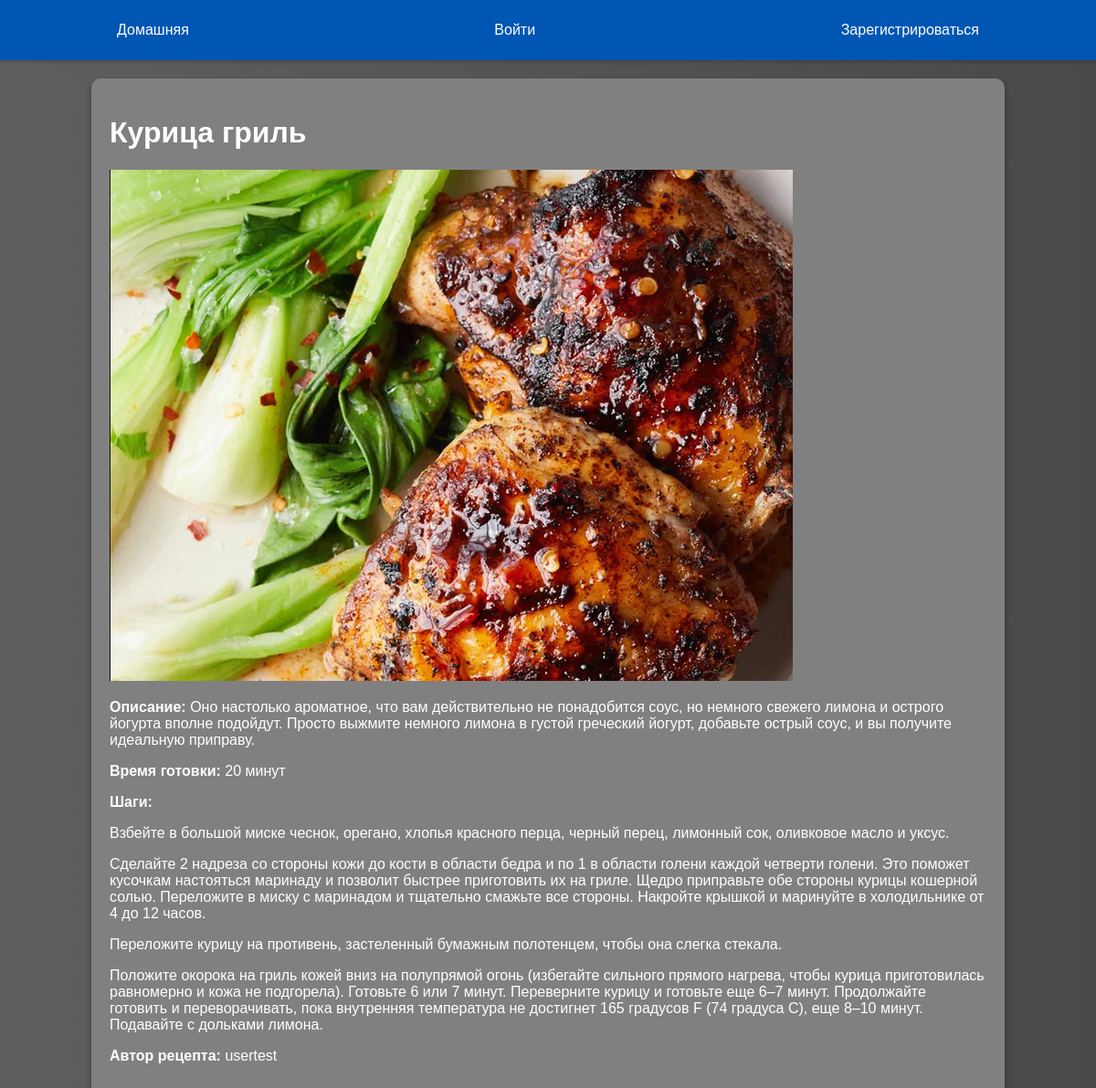
Page /recipe/3/ on the committed database.
### recipes/models.py (models this page shows, shortened)
class Recipe(models.Model):
    name = models.CharField(max_length=200)
    description = models.TextField()
    steps = models.TextField()
    preparation_time = models.PositiveIntegerField()
    image = models.ImageField(upload_to='recipes/')
    author = models.ForeignKey(User, on_delete=models.CASCADE)
    categories = models.ManyToManyField(Category, related_name='recipes')

### recipes/views.py (the view)
# urls.py: path('recipe/<int:pk>/', views.recipe_detail, name='recipe_detail'),
def recipe_detail(request, pk):
    recipe = get_object_or_404(Recipe, pk=pk)
    return render(request, 'recipe_detail.html', {'recipe': recipe})

### recipes/templates/recipe_detail.html
{% extends 'base.html' %}
{% block content %}
<div class="container">
    <div class="recipe-detail">
        <h1>{{ recipe.name }}</h1>
        {% if recipe.image %}
        <img src="{{ recipe.image.url }}" alt="{{ recipe.name }}">
        {% endif %}
        <p><strong>Описание:</strong> {{ recipe.description }}</p>
        <p><strong>Время готовки:</strong> {{ recipe.preparation_time }} минут</p>
        <p><strong>Шаги:</strong></p>
        <div>{{ recipe.steps|linebreaks }}</div>
        <p><strong>Автор рецепта:</strong> {{ recipe.author }}</p>
    </div>
</div>
{% endblock %}

### static/styles.css (style rules this page uses)
body { font-family: 'Arial', sans-serif; margin: 0; padding: 0; background-image: linear-gradient(to right, #5e5e5e, #494949); color: #ffffff; }
.container { width: 80%; margin: 0 auto; padding: 20px; background-color: #818080; border-radius: 10px; box-shadow: 0 4px 6px rgba(0, 0, 0, 0.4); margin-top: 20px; }

### rows in the picture
Recipe: name "Курица гриль", image (picture), description "Оно настолько ароматное, что вам действительно не понадобится соус, но немного свежего лимона и острого йогурта вполне подойдут. Просто выжмите немного лимона в густой греческий йогурт, добавьте острый соус, и вы получите идеальную приправу.", preparation_time "20", steps "Взбейте в большой миске чеснок, орегано, хлопья красного перца, черный перец, лимонный сок, оливковое масло и уксус. Сделайте 2 надреза со стороны кожи до кости в области бедра и по 1 в области голени каждой четверти голени. Это поможет кусочкам настояться маринаду и позволит быстрее приготовить их на гриле. Щедро приправьте обе стороны курицы кошерной солью. Переложите в миску с маринадом и тщательно смажьте все стороны. Накройте крышкой и маринуйте в холодильнике от 4 до 12 часов. Переложите курицу на противень, застеленный бумажным полотенцем, чтобы она слегка стекала. Положите окорока на гриль кожей вниз на полупрямой огонь (избегайте сильного прямого нагрева, чтобы курица приготовилась…", author "usertest"
